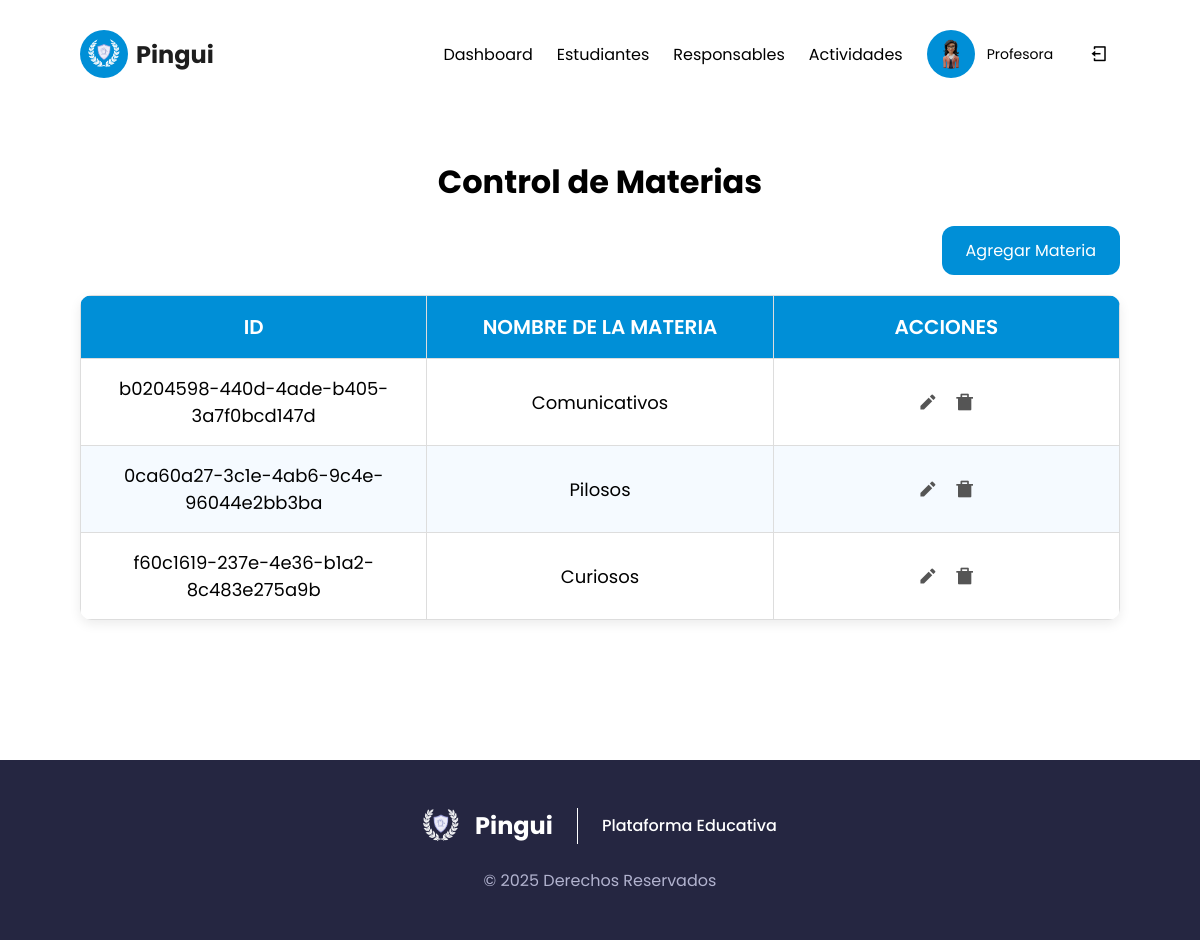
The app's page /profesores/materias/ with its own data.
### apps/cursos/models.py (models this page shows, shortened)
class Materia(models.Model):
    id = models.UUIDField(primary_key=True, default=uuid.uuid4, editable=False)
    nombre = models.CharField(max_length=100, unique=True)

### apps/cursos/views.py (the view)
# urls.py: path('profesores/materias/', views.professor_materias),
def professor_materias(request):
    listar = Materia.objects.all()
    return render(request, 'profesores/materias/materias.html', {'Materia':listar})

### pingui/templates/profesores/materias/materias.html (shortened to what this page needs)
{% load static %}
<!DOCTYPE html>
<html lang="en">
  <head>
    <link rel="stylesheet" href="{% static 'css/crud.css' %}" />
    <link rel="stylesheet" href="https://cdnjs.cloudflare.com/ajax/libs/remixicon/4.6.0/remixicon.min.css" />
    <link rel="stylesheet" href="https://cdnjs.cloudflare.com/ajax/libs/remixicon/4.6.0/remixicon.css" />
  </head>
  <body>
    <nav class="nav">
        <div class="nav__logo">
            <img src="{% static 'assets/img/logo.png' %}" alt="Logo">
            <h3>Pingui</h3>
        </div>
        <ul class="nav__items">
            <li class="nav__item"><a href="/profesores/dashboard/">Dashboard</a></li>
            <li class="nav__item"><a href="/profesores/estudiantes/">Estudiantes</a></li>
            <li class="nav__item"><a href="/profesores/responsables/">Responsables</a></li>
            <li class="nav__item"><a href="/profesores/actividades/">Actividades</a></li>
            <li class="nav__item nav__item--user">
                 <figure>
                     <img src="{% static 'assets/img/professor_logo.webp' %}" class="user__logo">
                 </figure>
                 <div class="user__content">
                     <p class="user__role">Profesora</p>
                 </div>
            </li>
           <li class="nav__item nav__item--logout"><a href="/logout/"><i class="ri-logout-box-line"></i></a></li>
        </ul>
    </nav>
    <main class="main">
        <div class="table__description">
            <h1>Control de Materias</h1>
            <a href="/profesores/materias/agregar/" class="table__cta">Agregar Materia</a>
        </div>
        <table class="table">
            <thead>
                <tr>
                    <th>ID</th>
                    <th>Nombre de la materia</th>
                    <th>Acciones</th>
                </tr>
            </thead>
            <tbody>
                {% for m in Materia %}
                    <tr>
                        <td>{{m.id}}</td>
                        <td>{{m.nombre}}</td>
                        <td>
                            <div class="actions">
                                <a href="/profesores/materias/editar/{{ m.id }}/" class="actions__edit"><i class="ri-pencil-fill"></i></a>
                                <a class="actions__delete" data-id="{{ m.id }}"><i class="ri-delete-bin-7-fill"></i></a>
                            </div>
                        </td>
                    </tr>
                {% endfor %}
            </tbody>
        </table>
    </main>
    <footer class="footer">
        <div class="footer__content">
            <div class="footer__grid">
                <div class="footer__logo">
                    <img src="{% static 'assets/img/logo.png' %}" alt="Logo">
                    <h3>Pingui</h3>
                </div>
                <h4 class="footer__right">Plataforma Educativa</h4>
            </div>
            <p class="copy">&copy; 2025 Derechos Reservados</p>
        </div>
    </footer>
  </body>
</html>

### pingui/static/css/crud.css (style rules this page uses)
:root { --primary: #008FD7; --dark: #1E1E1E; --text: #464646; }
* { box-sizing: border-box; padding: 0; margin: 0; text-decoration: none; }
body { padding-top: 30px; font-family: 'Poppins', Arial, Helvetica, sans-serif; display: flex; flex-direction: column; gap: 80px; }
.nav { padding: 0 80px; width: 100%; display: flex; justify-content: space-between; align-items: center; }
.nav__logo { display: flex; align-items: center; gap: 8px; }
.nav__logo img { width: 48px; aspect-ratio: 1/1; background-color: var(--primary); padding: 8px; border-radius: 50%; }
.nav__logo h3 { font-size: 24px; color: var(--dark); }
.nav__items { list-style: none; display: flex; align-items: center; gap: 24px; }
.nav__items a { color: #000; }
.nav__item--user { display: flex; gap: 12px; justify-content: center; align-items: center; }
.nav__item--user figure { width: 48px; height: 48px; display: flex; justify-content: center; align-items: center; background-color: var(--primary); border-radius: 50%; }
.user__logo { width: 32px; height: 32px; }
.user__role { font-size: 14px; }
.nav__item--logout a { padding: 12px; aspect-ratio: 1/1; display: flex; justify-content: center; align-items: center; border-radius: 50%; color: #000; font-size: 18px; transition: .3s ease-in-out background-color, .3s ease-in-out color; }
.main { padding: 0 80px; }
.table__description { display: flex; flex-direction: column; align-items: center; justify-content: center; }
h1 { text-align: center; margin-bottom: 20px; }
.table__cta { background-color: var(--primary); align-self: flex-end; margin-bottom: 20px; padding: 12px 24px; border-radius: 12px; color: #fff; }
.table { width: 100%; border-collapse: collapse; border-radius: 12px; overflow: hidden; box-shadow: 0 4px 12px rgba(0, 0, 0, 0.08); table-layout: fixed; }
.table th, .table td { border: 1px solid #ddd; padding: 16px; font-size: 18px; text-align: center; }
.table thead th { background-color: var(--primary); color: #fff; font-size: 20px; font-weight: 600; text-transform: uppercase; }
.table tbody tr:nth-child(even) { background-color: #f5faff; }
.actions { display: flex; justify-content: center; align-items: center; gap: 16px; }
.actions a { text-decoration: none; color: #555; transition: color 0.3s ease-in-out; cursor: pointer; font-size: 20px; }
.footer { margin-top: 60px; width: 100%; background-color: #252641; display: flex; justify-content: center; align-items: center; height: 180px; color: #fff; }
.footer__grid { display: flex; justify-content: center; align-items: center; margin-bottom: 24px; }
.footer__logo { display: flex; gap: 16px; justify-content: center; align-items: center; padding-right: 24px; border-right: 1px solid #fff; }
.footer__logo img { width: 36px; height: 36px; }
.footer__logo h3 { font-size: 24px; }
.footer__right { padding-left: 24px; font-weight: 500; }
.copy { text-align: center; color: #B2B3CF; }

### records on screen
Materia: id "b0204598-440d-4ade-b405-3a7f0bcd147d", nombre "Comunicativos"
Materia: id "0ca60a27-3c1e-4ab6-9c4e-96044e2bb3ba", nombre "Pilosos"
Materia: id "f60c1619-237e-4e36-b1a2-8c483e275a9b", nombre "Curiosos"
